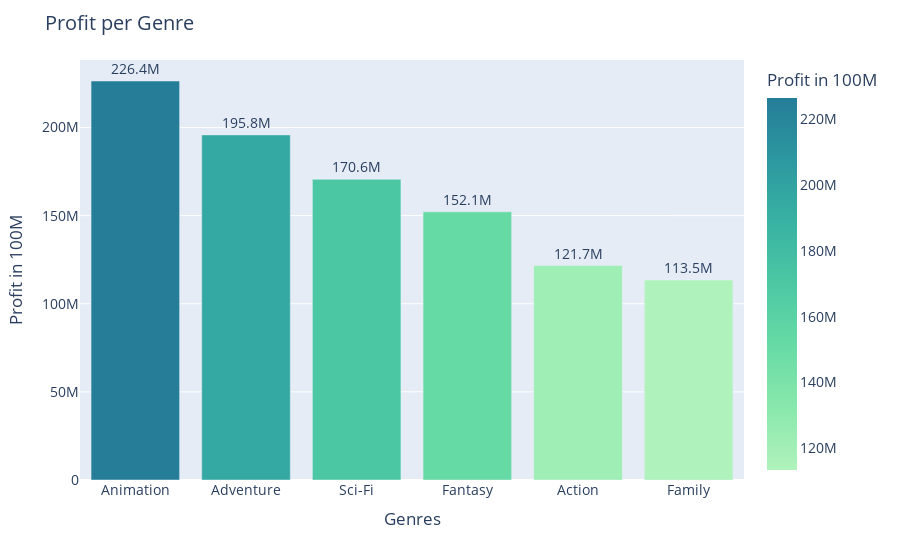

The cell this chart's notebook holds for it:
### Code cell
import plotly.express as px

fig = px.bar(genre_bar_df, x = genre_bar_df.index, y = 'world_profit', text='world_profit',
            labels={
                     "genres":"Genres",
                     "world_profit": "Profit in 100M",
                 },
            color="world_profit", color_continuous_scale=px.colors.sequential.Tealgrn)


fig.update_layout(
    title=dict(text="Profit per Genre", font=dict(size=20)),
    font=dict(
        size=14,)
)



fig.update_traces(texttemplate='%{text:.4s}', textposition='outside')
fig.update_layout(uniformtext_minsize=8, uniformtext_mode='hide')
fig.show()

### Figure 1 — Plotly figure (JSON) as saved in the notebook; plotly's stock layout.template omitted (floating-point values rounded to 4 significant figures)
{"data": [{"alignmentgroup": "True", "hovertemplate": "Genres=%{x}<br>Profit in 100M=%{marker.color}<extra></extra>", "legendgroup": "", "marker": {"color": [226400000.0, 195800000.0, 170600000.0, 152100000.0, 121700000.0, 113500000.0], "coloraxis": "coloraxis"}, "name": "", "offsetgroup": "", "orientation": "v", "showlegend": false, "text": [226400000.0, 195800000.0, 170600000.0, 152100000.0, 121700000.0, 113500000.0], "textposition": "outside", "texttemplate": "%{text:.4s}", "type": "bar", "x": ["Animation", "Adventure", "Sci-Fi", "Fantasy", "Action", "Family"], "xaxis": "x", "y": [226400000.0, 195800000.0, 170600000.0, 152100000.0, 121700000.0, 113500000.0], "yaxis": "y"}], "layout": {"barmode": "relative", "coloraxis": {"colorbar": {"title": {"text": "Profit in 100M"}}, "colorscale": [[0, "rgb(176, 242, 188)"], [0.1667, "rgb(137, 232, 172)"], [0.3333, "rgb(103, 219, 165)"], [0.5, "rgb(76, 200, 163)"], [0.6667, "rgb(56, 178, 163)"], [0.8333, "rgb(44, 152, 160)"], [1, "rgb(37, 125, 152)"]]}, "font": {"size": 14}, "legend": {"tracegroupgap": 0}, "margin": {"t": 60}, "title": {"font": {"size": 20}, "text": "Profit per Genre"}, "uniformtext": {"minsize": 8, "mode": "hide"}, "xaxis": {"anchor": "y", "domain": [0, 1], "title": {"text": "Genres"}}, "yaxis": {"anchor": "x", "domain": [0, 1], "title": {"text": "Profit in 100M"}}}}
